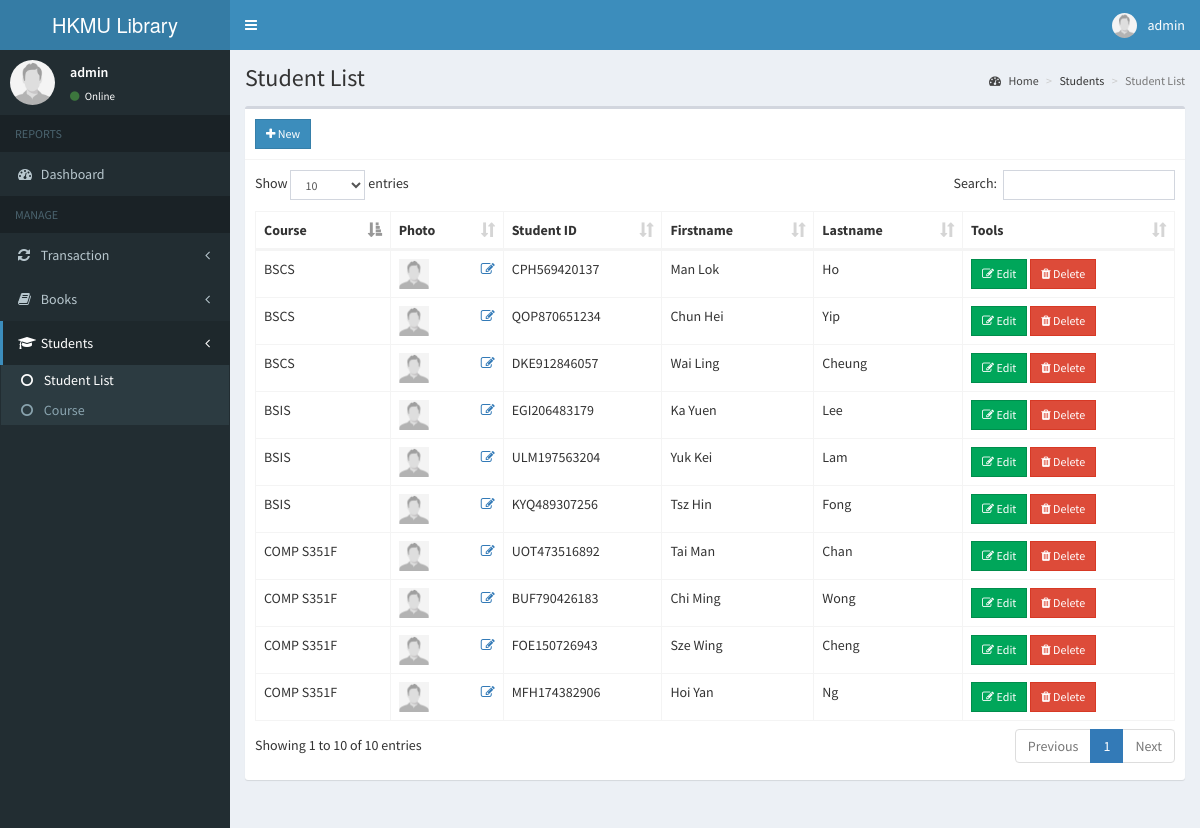
The page /admin/student.php (signed in) on the database its author committed.
### tables this page shows
CREATE TABLE `students` (
  `id` int(11) NOT NULL,
  `student_id` varchar(15) NOT NULL,
  `firstname` varchar(50) NOT NULL,
  `lastname` varchar(50) NOT NULL,
  `photo` varchar(200) NOT NULL,
  `course_id` int(11) NOT NULL,
  `created_on` date NOT NULL
);

CREATE TABLE `course` (
  `id` int(11) NOT NULL,
  `title` text NOT NULL,
  `code` varchar(15) NOT NULL
);

### admin/includes/session.php (called while the page is built, shortened)
<?php
	include 'includes/conn.php';
	$sql = "SELECT * FROM admin WHERE id = '".$_SESSION['admin']."'";
	$query = $conn->query($sql);
	$user = $query->fetch_assoc();
?>

### admin/student.php (the view, shortened to what this page needs)
<?php include 'includes/session.php'; ?>
<?php include 'includes/header.php'; ?>
<body class="hold-transition skin-blue sidebar-mini">
<div class="wrapper">
  <?php include 'includes/navbar.php'; ?>
  <?php include 'includes/menubar.php'; ?>
  <div class="content-wrapper">
    <section class="content-header">
      <h1>
        Student List
      </h1>
      <ol class="breadcrumb">
        <li><a href="#"><i class="fa fa-dashboard"></i> Home</a></li>
        <li>Students</li>
        <li class="active">Student List</li>
      </ol>
    </section>
    <section class="content">
      <div class="row">
        <div class="col-xs-12">
          <div class="box">
            <div class="box-header with-border">
              <a href="#addnew" data-toggle="modal" class="btn btn-primary btn-sm btn-flat"><i class="fa fa-plus"></i> New</a>
            </div>
            <div class="box-body">
              <table id="example1" class="table table-bordered">
                <thead>
                  <th>Course</th>
                  <th>Photo</th>
                  <th>Student ID</th>
                  <th>Firstname</th>
                  <th>Lastname</th>
                  <th>Tools</th>
                </thead>
                <tbody>
                  <?php
                    $sql = "SELECT *, students.id AS studid FROM students LEFT JOIN course ON course.id=students.course_id";
                    $query = $conn->query($sql);
                    while($row = $query->fetch_assoc()){
                      $photo = (!empty($row['photo'])) ? '../images/'.$row['photo'] : '../images/profile.jpg';
                      echo "
                        <tr>
                          <td>".$row['code']."</td>
                          <td>
                            <img src='".$photo."' width='30px' height='30px'>
                            <a href='#edit_photo' data-toggle='modal' class='pull-right photo' data-id='".$row['studid']."'><span class='fa fa-edit'></span></a>
                          </td>
                          <td>".$row['student_id']."</td>
                          <td>".$row['firstname']."</td>
                          <td>".$row['lastname']."</td>
                          <td>
                            <button class='btn btn-success btn-sm edit btn-flat' data-id='".$row['studid']."'><i class='fa fa-edit'></i> Edit</button>
                            <button class='btn btn-danger btn-sm delete btn-flat' data-id='".$row['studid']."'><i class='fa fa-trash'></i> Delete</button>
                          </td>
                        </tr>
                      ";
                    }
                  ?>
                </tbody>
              </table>
            </div>
          </div>
        </div>
      </div>
    </section>
  </div>
</div>
</body>
</html>

### admin/includes/navbar.php (shortened to what this page needs)
<header class="main-header">
  <a href="#" class="logo">
    <span class="logo-lg">HKMU Library Borrowing System</span>
  </a>
  <nav class="navbar navbar-static-top">
    <a href="#" class="sidebar-toggle" data-toggle="push-menu" role="button">
    </a>
    <div class="navbar-custom-menu">
      <ul class="nav navbar-nav">
        <li class="dropdown user user-menu">
          <a href="#" class="dropdown-toggle" data-toggle="dropdown">
            <img src="<?php echo (!empty($user['photo'])) ? '../images/'.$user['photo'] : '../images/profile.jpg'; ?>" class="user-image" alt="User Image">
            <span class="hidden-xs"><?php echo $user['firstname'].' '.$user['lastname']; ?></span>
          </a>
        </li>
      </ul>
    </div>
  </nav>
</header>

### admin/includes/menubar.php (shortened to what this page needs)
<aside class="main-sidebar">
  <section class="sidebar">
    <div class="user-panel">
      <div class="pull-left image">
        <img src="<?php echo (!empty($user['photo'])) ? '../images/'.$user['photo'] : '../images/profile.jpg'; ?>" class="img-circle" alt="User Image">
      </div>
      <div class="pull-left info">
        <p><?php echo $user['firstname'].' '.$user['lastname']; ?></p>
        <a><i class="fa fa-circle text-success"></i> Online</a>
      </div>
    </div>
    <ul class="sidebar-menu" data-widget="tree">
      <li class="header">REPORTS</li>
      <li class=""><a href="home.php"><i class="fa fa-dashboard"></i> <span>Dashboard</span></a></li>
      <li class="header">MANAGE</li>
      <li class="treeview">
        <a href="#">
          <i class="fa fa-refresh"></i>
          <span>Transaction</span>
          <span class="pull-right-container">
            <i class="fa fa-angle-left pull-right"></i>
          </span>
        </a>
      </li>
      <li class="treeview">
        <a href="#">
          <i class="fa fa-book"></i>
          <span>Books</span>
          <span class="pull-right-container">
            <i class="fa fa-angle-left pull-right"></i>
          </span>
        </a>
      </li>
      <li class="treeview">
        <a href="#">
          <i class="fa fa-graduation-cap"></i>
          <span>Students</span>
          <span class="pull-right-container">
            <i class="fa fa-angle-left pull-right"></i>
          </span>
        </a>
        <ul class="treeview-menu">
          <li><a href="student.php"><i class="fa fa-circle-o"></i> Student List</a></li>
          <li><a href="course.php"><i class="fa fa-circle-o"></i> Course</a></li>
        </ul>
      </li>
    </ul>
  </section>
</aside>

### rows shown on the page
students: course.code "COMP S351F", student "UOT473516892", firstname "Tai Man", lastname "Chan"
students: course.code "COMP S351F", student "BUF790426183", firstname "Chi Ming", lastname "Wong"
students: course.code "BSIS", student "EGI206483179", firstname "Ka Yuen", lastname "Lee"
students: course.code "BSCS", student "CPH569420137", firstname "Man Lok", lastname "Ho"
students: course.code "COMP S351F", student "FOE150726943", firstname "Sze Wing", lastname "Cheng"
students: course.code "BSIS", student "ULM197563204", firstname "Yuk Kei", lastname "Lam"
students: course.code "BSCS", student "QOP870651234", firstname "Chun Hei", lastname "Yip"
students: course.code "COMP S351F", student "MFH174382906", firstname "Hoi Yan", lastname "Ng"
students: course.code "BSIS", student "KYQ489307256", firstname "Tsz Hin", lastname "Fong"
students: course.code "BSCS", student "DKE912846057", firstname "Wai Ling", lastname "Cheung"

### other values the page prints
$user['firstname'] "admin"
